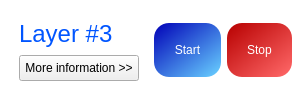
             <widget class="QFrame" name="frame_4">
              <property name="minimumSize">
               <size>
                <width>0</width>
                <height>100</height>
               </size>
              </property>
              <property name="styleSheet">
               <string notr="true">QFrame{
	border: none;
	border-radius: 10px;
	text-align: left;
	padding: 5px;
	background-color: rgb(255, 255, 255);
}</string>
              </property>
              <property name="frameShape">
               <enum>QFrame::StyledPanel</enum>
              </property>
              <property name="frameShadow">
               <enum>QFrame::Raised</enum>
              </property>
              <layout class="QHBoxLayout" name="horizontalLayout_18">
               <property name="leftMargin">
                <number>5</number>
               </property>
               <property name="topMargin">
                <number>5</number>
               </property>
               <property name="rightMargin">
                <number>5</number>
               </property>
               <property name="bottomMargin">
                <number>5</number>
               </property>
               <item>
                <widget class="QFrame" name="frame_10">
                 <property name="styleSheet">
                  <string notr="true">padding: 0;</string>
                 </property>
                 <property name="frameShape">
                  <enum>QFrame::StyledPanel</enum>
                 </property>
                 <property name="frameShadow">
                  <enum>QFrame::Raised</enum>
                 </property>
                 <layout class="QVBoxLayout" name="verticalLayout_9">
                  <item>
                   <widget class="QLabel" name="label_41">
                    <property name="text">
                     <string>&lt;html&gt;&lt;head/&gt;&lt;body&gt;&lt;p&gt;&lt;span style=&quot; font-size:18pt; color:#0055ff;&quot;&gt;Layer #3&lt;/span&gt;&lt;/p&gt;&lt;/body&gt;&lt;/html&gt;</string>
                    </property>
                   </widget>
                  </item>
                  <item>
                   <widget class="QPushButton" name="pushButton_18">
                    <property name="maximumSize">
                     <size>
                      <width>126</width>
                      <height>16777215</height>
                     </size>
                    </property>
                    <property name="styleSheet">
                     <string notr="true">padding: 5px;</string>
                    </property>
                    <property name="text">
                     <string>More information &gt;&gt;</string>
                    </property>
                   </widget>
                  </item>
                 </layout>
                </widget>
               </item>
               <item>
                <widget class="QPushButton" name="pushButton_start_3">
                 <property name="maximumSize">
                  <size>
                   <width>68</width>
                   <height>16777215</height>
                  </size>
                 </property>
                 <property name="styleSheet">
                  <string notr="true">QPushButton{
	border: none;
	padding: 20px;
	border-radius:15px;
	background-color: qlineargradient(spread:pad, x1:0, y1:0, x2:0.961111, y2:1, stop:0 rgba(0, 0, 183, 255), stop:1 rgba(104, 207, 255, 255));
color: rgb(255, 255, 255);
}
QPushButton:hover{
  background:rgba(104, 207, 255, 200);
  color:rgba(255, 255, 255, 210);
}
QPushButton:pressed{
  background:rgba(104, 207, 255, 100);
}
QPushButton:disabled{
  background:rgba(100, 100, 100, 100);
  color:rgba(0, 0, 0, 100);
}</string>
                 </property>
                 <property name="text">
                  <string>Start</string>
                 </property>
                </widget>
               </item>
               <item>
                <widget class="QPushButton" name="pushButton_stop_3">
                 <property name="maximumSize">
                  <size>
                   <width>68</width>
                   <height>16777215</height>
                  </size>
                 </property>
                 <property name="styleSheet">
                  <string notr="true">QPushButton{
	border: none;
	padding: 20px;
	border-radius:15px;
	background-color: qlineargradient(spread:pad, x1:0, y1:0, x2:0.961111, y2:1, stop:0 rgba(183, 0, 0, 255), stop:1 rgba(255, 104, 104, 255));
color: rgb(255, 255, 255);
}
QPushButton:hover{
  background:rgba(255, 104, 104, 200);
  color:rgba(255, 255, 255, 210);
}
QPushButton:pressed{
  background:rgba(205, 118, 132, 100);
}
QPushButton:disabled{
  background:rgba(100, 100, 100, 100);
  color:rgba(0, 0, 0, 100);
}</string>
                 </property>
                 <property name="text">
                  <string>Stop</string>
                 </property>
                </widget>
               </item>
              </layout>
             </widget>
